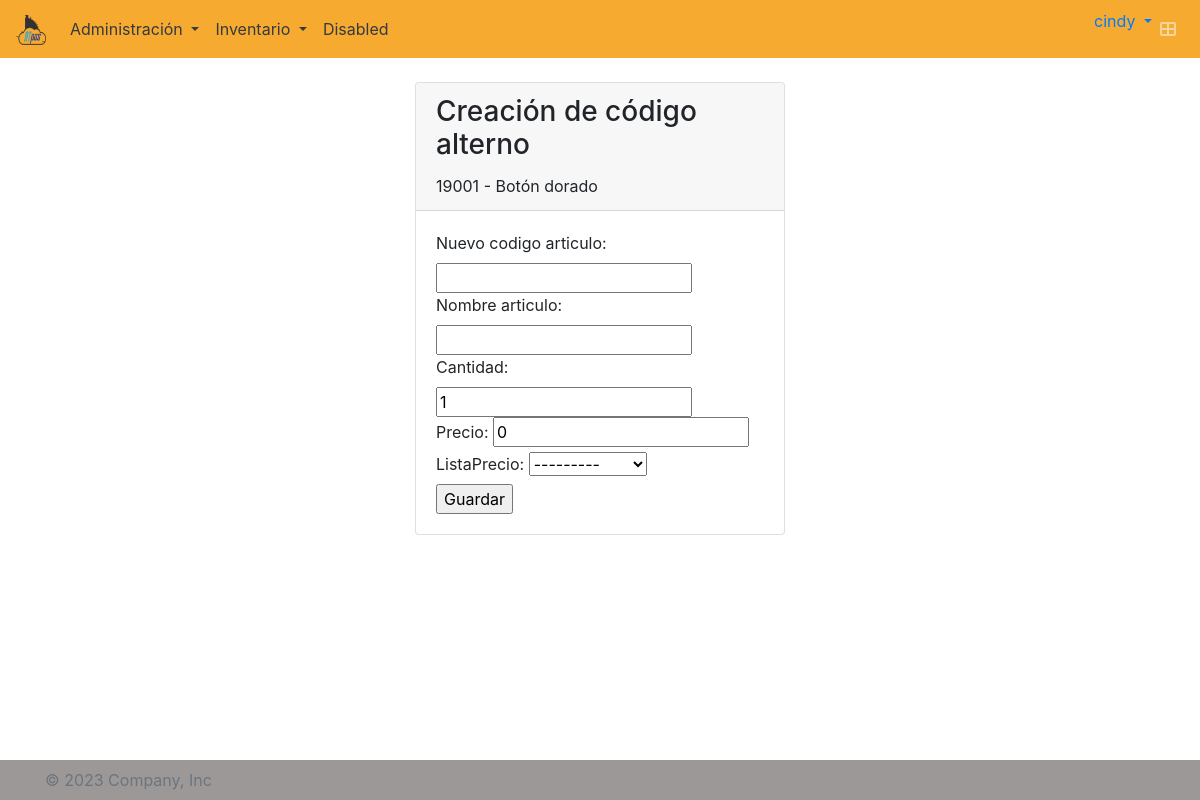
The app's page /articulo/alterno/32/ (signed in) with its own data.
### atpos/models.py (models this page shows, shortened)
class Usuario(AbstractUser):
    empresa = models.ForeignKey(Empresa, on_delete=models.CASCADE, blank=True, null=True)
    tel_inicial = models.CharField(max_length=10, blank=True, null=True)
    class Meta:
        default_permissions = ()
        permissions = [('add_usuario', 'Usuario crear'),
                        ('change_usuario', 'Usuario modificar'),
                        ('delete_usuario', 'Usuario eliminar'),
                        ('view_usuario', 'Usuario ver'),
                        ('password_usuario', 'Puede cambiar la clave usuario')]

class Articulo(models.Model):
    codigo_articulo = models.CharField(max_length=20, unique=False)
    nombre_articulo = models.CharField(max_length=30)
    nombre_largo_articulo = models.CharField(max_length=250, null=True, blank=True)
    categoria = models.ForeignKey(Categoria, on_delete=models.PROTECT)
    unidad_medida = models.ForeignKey(UnidadMedida, on_delete=models.PROTECT)
    base_iva = models.ForeignKey(BaseIVA, default=0, on_delete=models.PROTECT)
    estado = models.CharField(max_length=1, choices=ESTADO, default=ACTIVO )
    empresa = models.ForeignKey(Empresa, on_delete=models.CASCADE)
    def __str__(self):
        return '{} - {}'.format(self.codigo_articulo, self.nombre_articulo)
    class Meta:
        default_permissions = ()
        permissions = [('add_articulo', 'Artículo crear'),
                       ('change_articulo', 'Artículo modificar'),
                       ('view_articulo', 'Artículo ver'),
                       ('delete_articulo', 'Artículo borrar')]
        unique_together = ('codigo_articulo', 'empresa')

### atpos/views.py (the view, shortened to what this page needs)
# urls.py: path('articulo/alterno/<int:pk>/', login_required(CodigoAlternoCreate.as_view()), name='articulo-codigo-alterno'),
class CodigoAlternoCreate(CreateView):
    model = CodigoAlterno
    form_class = CodigoAlternoForm
    template_name = 'atpos/codigoalterno_form.html'
    def get_context_data(self, **kwargs):
        context = super().get_context_data(**kwargs)
        context['datosArticulo'] = self.get_object()
        return context
    def get_object(self):
        pk = self.kwargs.get(self.pk_url_kwarg)
        try:
            obj = Articulo.objects.get(pk=pk)
        except Articulo.DoesNotExist:
            raise Http404("No matches the given query.")
        return obj
    def get_form_kwargs(self):
        kwargs = super().get_form_kwargs()
        kwargs['user_empresa'] = self.request.user.empresa
        objArticulo = self.get_object()
        kwargs['objArticulo'] = objArticulo
        return kwargs

### atpos/forms.py
class CodigoAlternoForm(forms.ModelForm):
    class Meta:
        model = CodigoAlterno
        fields = ['nuevo_codigo_articulo', 'nombre_articulo', 'cantidad', 'precio', 'listaPrecio']
        widgets = {
            'nuevo_codigo_articulo': forms.TextInput(),
            'nombre_articulo': forms.TextInput(),
            'cantidad': forms.TextInput(),
            'precio': forms.TextInput(),
            'listaPrecio': forms.Select(),
        }
    def __init__(self, *args, user_empresa=None, objArticulo=None, **kwargs):
        super().__init__(*args, **kwargs)
        if user_empresa:
            self.fields['listaPrecio'].queryset = ListaPrecios.objects.filter(empresa=user_empresa)

### atpos/models.py (called while the page is built)
    def __str__(self):
        return '{}'.format(self.nombre)

### atpos/templates/atpos/codigoalterno_form.html (shortened to what this page needs)
{% extends 'base.html' %}
{% load static %}
{% block content %}
<br>
<section class="content" style="display: grid; place-items: center;">
  <div class="col-md-4">
    <div class="card">
      <div class="card-header">
        <h3 class="card-title">Creación de código alterno</h3>
        {{ datosArticulo }}
      </div>
      <div class="card-body">
        <form method="post">
          {{ form.as_div }}
          <input type="submit" value="Guardar">
        </form>
      </div>
    </div>
  </div>
</section>
{% endblock %}

### atpos/templates/components/navbar.html (shortened to what this page needs)
{% load static %}
<nav class="navbar navbar-expand-lg navbar-dark bg-color-nav">
  <a class="navbar-brand" href="{% url 'tablero' %}">
    <img src="{% static 'img/LogoATpos200px.png' %}" width="30" height="30" alt="">
  </a>
  <div class="collapse navbar-collapse colortext" id="navbarSupportedContent">
    <ul class="navbar-nav mr-auto">
      <li class="nav-item dropdown">
        <a class="nav-link dropdown-toggle text-dark" href="#" id="navbarDropdown" role="button" data-toggle="dropdown" aria-haspopup="true" aria-expanded="false">
          Administración
        </a>
      </li>
      <li class="nav-item dropdown">
        <a class="nav-link dropdown-toggle text-dark" href="#" id="navbarDropdown" role="button" data-toggle="dropdown" aria-haspopup="true" aria-expanded="false">
          Inventario
        </a>
      </li>
      <li class="nav-item">
        <a class="nav-link text-dark" href="#">Disabled</a>
      </li>
    </ul>
  </div>
  <ul class="navbar-nav ml-auto">
    <li class="dropdown user user-menu">
      <a href="#" class="dropdown-toggle" data-toggle="dropdown">
        <span class="hidden-xs">{{ user.username }}</span>
      </a>
    </li>
    <li class="nav-item">
      <a class="nav-link" data-widget="control-sidebar" data-slide="true" href="#" role="button">
        <i class="fas fa-th-large"></i>
      </a>
    </li>
  </ul>
</nav>

### atpos/static/atpos/css/style.css (style rules this page uses)
.bg-color-nav { background-color: #f7aa30!important; }

### records on screen
Usuario: username "cindy"
Articulo: codigo_articulo+nombre_articulo "19001 - Botón dorado"
